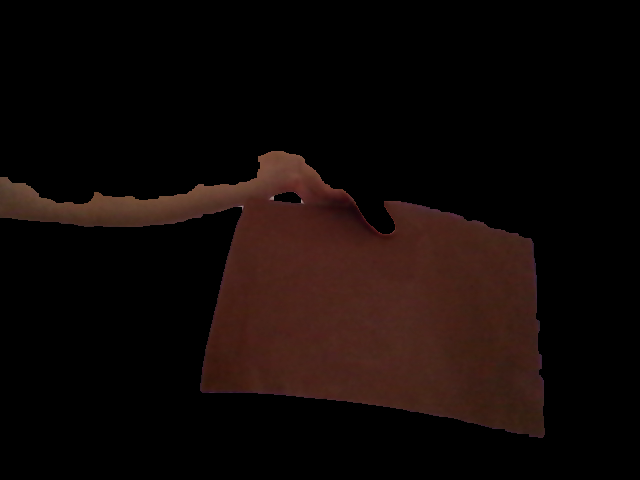
#> input picture images/mascara_marrom.png, 640 x 480 px
$ python -i vision.py   (imports and definitions only)
#> lines starting #> are read from the running program, lines starting #| are printed output that depends on the picture; after the words box and inside, x2 and y2 are one past the last pixel; in counts of white or black regions, pixels touching at a corner belong together
#> further down, picture is the input picture: shape (480, 640, 3); mean B, G, R 6.8, 8.9, 17.1
import cv2
import numpy as np
import os
import sys
import time
from skimage.measure import label, regionprops
import settings as s

# adiciona automaticamente a pasta pai ao PYTHONPATH
sys.path.append(os.path.dirname(os.path.abspath(__file__)))
sys.path.append(os.path.dirname(os.path.dirname(os.path.abspath(__file__))))

# --- CONFIGURAÇÕES GLOBAIS --- #
MORPHOLOGY_KERNEL = s.MORPHOLOGY_KERNEL
BLUR_KERNEL = s.BLUR_KERNEL

# Thresholds específicos por cor
THRESHOLD_PIXELS = s.THRESHOLD_PIXELS   # Azul, Vermelho, Amarelo
THRESHOLD_ORANGE = s.THRESHOLD_ORANGE   # Laranja
THRESHOLD_BLACK  = s.THRESHOLD_BLACK    # Preto
THRESHOLD_BROWN  = s.THRESHOLD_BROWN    # Marrom

# Define o tamanho mínimo de um "blob" para ser considerado objeto.
AREA_MINIMA_RUIDO = s.AREA_MINIMA_RUIDO

# Thresholds para remoção de CC's
THRESHOLD_AREA_MIN_REMOVE_CC = s.THRESHOLD_AREA_MIN_REMOVE_CC
THRESHOLD_AREA_MAX_REMOVE_CC = s.THRESHOLD_AREA_MAX_REMOVE_CC

# --- Ranges HSV --- #
ranges = s.RANGES


def abertura(mascara):
    """Remove ruídos pequenos (pontos brancos isolados)."""
    return cv2.morphologyEx(mascara, cv2.MORPH_OPEN, MORPHOLOGY_KERNEL)

def fechamento(mascara):
    """Fecha buracos pretos dentro do objeto."""
    return cv2.morphologyEx(mascara, cv2.MORPH_CLOSE, MORPHOLOGY_KERNEL)

def remove_componentes_por_area(
    binary_mask,
    min_area=None,
    max_area=None,
    connectivity=2
):
    """
    Remove componentes conexos de acordo com a área.
    """
    # Garante binário 0/1
    binary_mask = (binary_mask > 0).astype(np.uint8)

    labeled = label(binary_mask, connectivity=connectivity)
    output = np.zeros_like(binary_mask)

    for region in regionprops(labeled):
        area = region.area

        if min_area is not None and area < min_area:
            continue
        if max_area is not None and area > max_area:
            continue

        output[labeled == region.label] = 1

    return output

def processar_mascara_completa(mascara, EhPraFazerAbertura=True):
    """
    Pipeline de limpeza atualizado com remove_componentes_por_area
    """
    # Abertura
    if EhPraFazerAbertura:
        m = abertura(mascara)
    else:
        m = mascara

    # Filtragem por Área
    m = remove_componentes_por_area(
        m,
        min_area=THRESHOLD_AREA_MIN_REMOVE_CC,
        max_area=THRESHOLD_AREA_MAX_REMOVE_CC
    )

    # CONVERSÃO IMPORTANTE (garantir uint8)
    m = m * 255
    m = m.astype(np.uint8)

    # Fechamento
    m = fechamento(m)

    return m

# [49 lines left out: function criar_mosaico, not called in this run]

def detectar_cor_e_retornar_mascaras(frame):
    mascaras = {}
    comando_final = None

    # --- PRÉ-PROCESSAMENTO (BLUR) --- #
    frame_blurred = cv2.medianBlur(frame, BLUR_KERNEL)

    # CLAHE e HSV
    hsv = cv2.cvtColor(frame_blurred, cv2.COLOR_BGR2HSV)
#> hsv: shape (480, 640, 3); mean H, S, V 2, 37.4, 17.1

    h, s, v = cv2.split(hsv)
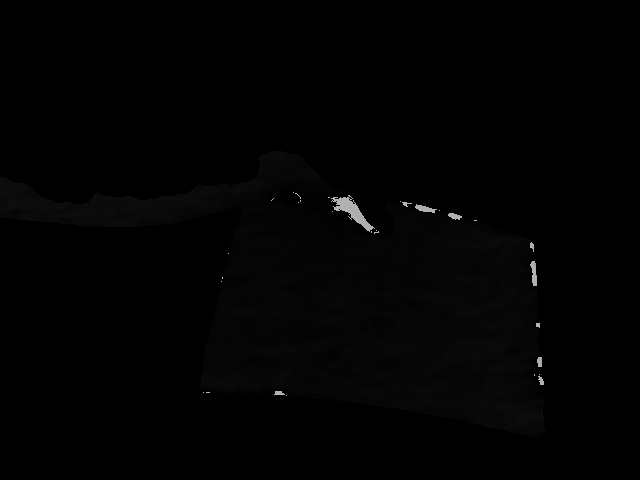
#> h: shape (480, 640); min 0, max 179, mean 2
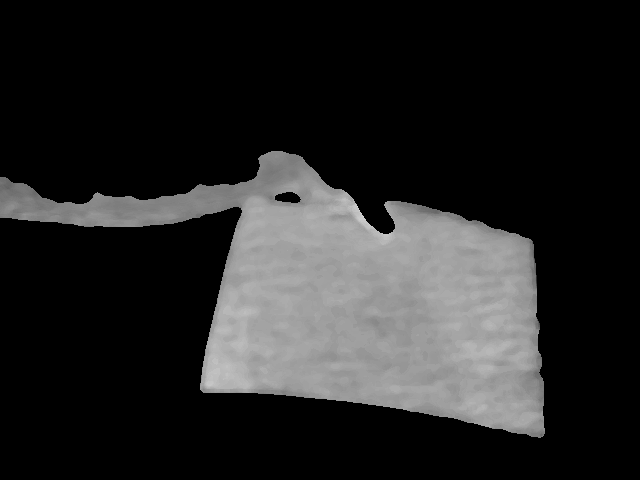
#> s: shape (480, 640); min 0, max 227, mean 37.4
    clahe = cv2.createCLAHE(clipLimit=3.0, tileGridSize=(8, 8))
    v = clahe.apply(v)
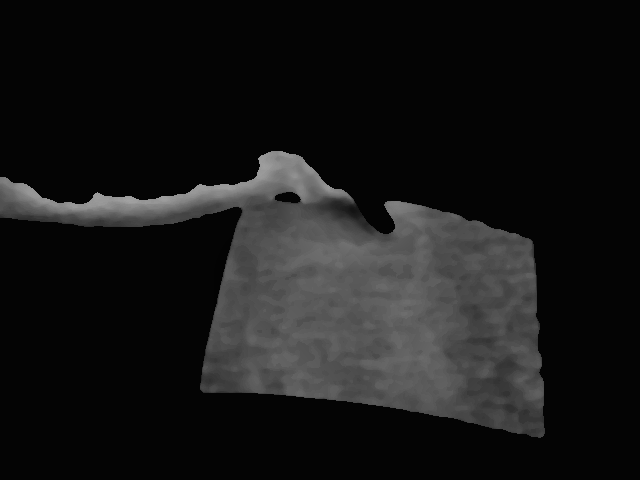
#> v: shape (480, 640); min 3, max 162, mean 23.7
    hsv = cv2.merge([h, s, v])
#> hsv: shape (480, 640, 3); mean H, S, V 2, 37.4, 23.7

    # --- CÁLCULO DAS MÁSCARAS --- #

    # 1⁰) Máscaras Independentes
    for cor in ["Blue", "Red", "Yellow"]:
        low, high = ranges[cor]
        m = cv2.inRange(hsv, low, high)
        mascaras[cor] = processar_mascara_completa(m)
#> this loop made 3 passes
#> pass 2, in processar_mascara_completa (call 2), `m = abertura(mascara)`:
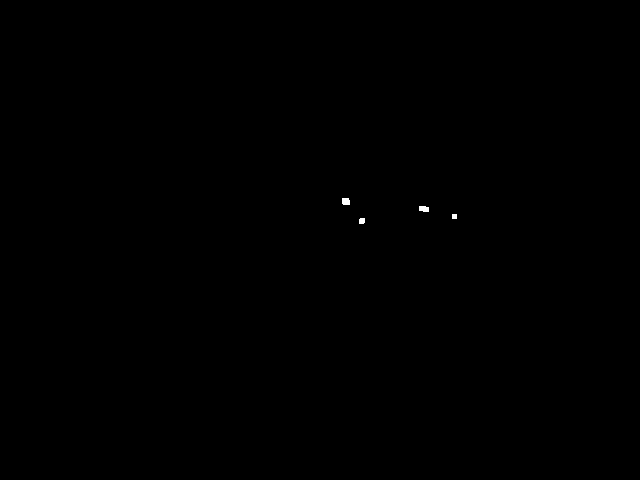
#> m: shape (480, 640); 0.05% white; 4 white regions, box (x1, y1, x2, y2) and area: (342, 198, 350, 205) 53, (419, 206, 429, 212) 53, (359, 218, 365, 224) 34, (452, 214, 457, 219) 25
#> after the loop, mascaras = 3 items

    # 2⁰) Black
    low_k, high_k = ranges["Black"]
    mask_black = cv2.inRange(hsv, low_k, high_k)
#> mask_black: shape (480, 640); 85.5% white; 43 black regions (19 under 20 px), largest, box (x1, y1, x2, y2) and area: (241, 201, 464, 412) 32259, (0, 151, 353, 219) 8027, (212, 256, 248, 345) 1014
    mascaras["Black"] = processar_mascara_completa(mask_black, EhPraFazerAbertura=False) # OBS.: coloque False se houver muitos objetos (sobretudo objetos menores)
#> call 4 of remove_componentes_por_area, with min_area = 30000, connectivity = 2
#> in remove_componentes_por_area (call 4), `labeled = label(binary_mask, connectivity=connectivity)`:
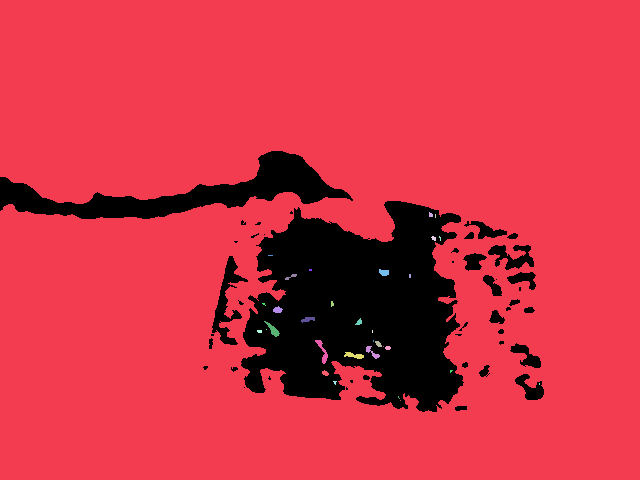
#> labeled: shape (480, 640) int64; 33 distinct labels, from 0 to 32; one colour per label, 0 black
#> the loop in remove_componentes_por_area (call 4), `for region in regionprops(labeled):` made 32 passes
#> area on passes 1, 8, 9, 13, 14, 15, 16, 20, 22, 23, 25, 26: 262014, 54, 29, 48, 53, 28, 88, 102, 28, 65, 20, 81
#> after the loop in remove_componentes_por_area (call 4), `for region in regionprops(labeled):`:
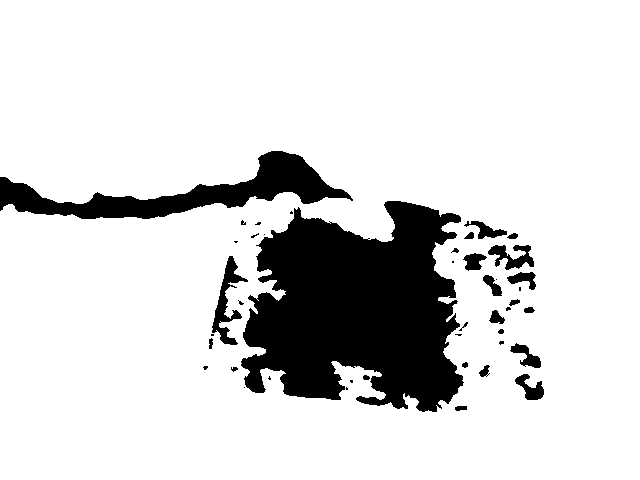
#> output: shape (480, 640); values 0 (black) and 1 (white), 85.3% white; 43 black regions (19 under 20 px), largest, box (x1, y1, x2, y2) and area: (241, 201, 464, 412) 33005, (0, 151, 353, 219) 8027, (212, 256, 248, 345) 1014
#> in fechamento (call 4), `return cv2.morphologyEx(mascara, cv2.MORPH_CLOSE, MORPHOLOGY_KERNEL)`: returned value: shape (480, 640); 85.8% white; 21 black regions, largest, box (x1, y1, x2, y2) and area: (242, 201, 463, 412) 32644, (0, 151, 348, 219) 7986, (213, 258, 241, 345) 838
                                                                                         # background no cenário de cor MARROM (já que subtraímos do preto a máscara do marrom,
                                                                                         # no geral False não muda muito, mude també o threshold de pixels para se detectar o preto
                                                                                         # (aumentar)) se o ambiente de captura for "limpo", então por via das dúvidas False

    # 3⁰) Brown
    low_b, high_b = ranges["Brown"]
    mask_brown = cv2.inRange(hsv, low_b, high_b)
#> mask_brown: shape (480, 640); 22.5% white; 5 white regions (4 under 20 px), largest, box (x1, y1, x2, y2) and area: (0, 165, 545, 438) 69232

    if "Red" in mascaras:
        mask_brown = cv2.subtract(mask_brown, mascaras["Red"])
    if "Blue" in mascaras:
        mask_brown = cv2.subtract(mask_brown, mascaras["Blue"])
    if "Yellow" in mascaras:
        mask_brown = cv2.subtract(mask_brown, mascaras["Yellow"])

    mascaras["Brown"] = processar_mascara_completa(mask_brown, EhPraFazerAbertura=True)  # OBS.: coloque False se houver muitos objetos (sobretudo objetos menores)
#> in abertura (call 4), `return cv2.morphologyEx(mascara, cv2.MORPH_OPEN, MORPHOLOGY_KERNEL)`:
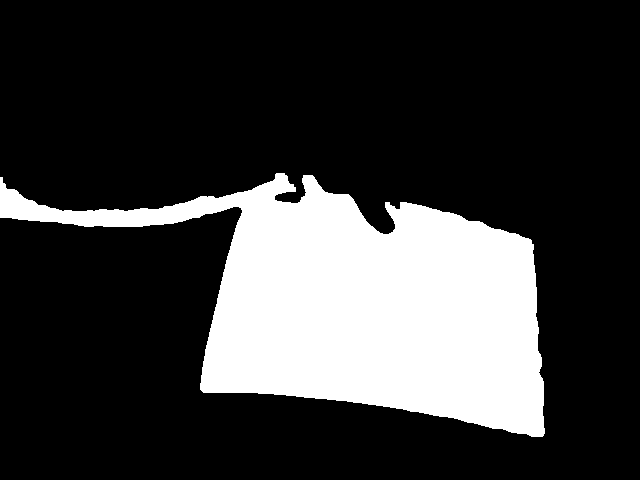
#> returned value: shape (480, 640); 22.5% white; 1 white region, box (x1, y1, x2, y2) and area: (0, 173, 545, 437) 69049
#> in fechamento (call 5), `return cv2.morphologyEx(mascara, cv2.MORPH_CLOSE, MORPHOLOGY_KERNEL)`: returned value: shape (480, 640); 22.5% white; 1 white region, box (x1, y1, x2, y2) and area: (0, 173, 545, 437) 69083
                                                                                         # background no cenário de cor PRETA (já que subtraímos do marrom a máscara do preto,
                                                                                         # no geral False não muda muito, mude també o threshold de pixels para se detectar o preto
                                                                                         # (aumentar)) se o ambiente de captura for "limpo", então por via das dúvidas False

    # Subtrai Brown do Black
    if "Black" in mascaras:
        mascaras["Black"] = cv2.subtract(mascaras["Black"], mascaras["Brown"])

    # 4⁰) Orange
    low_o, high_o = ranges["Orange"]
    mask_orange = cv2.inRange(hsv, low_o, high_o)
#> mask_orange: shape (480, 640); 0% white in thin lines or dots, all inside (x1, y1, x2, y2) = (387, 211, 388, 212)
    if "Red" in mascaras:
        mask_orange = cv2.subtract(mask_orange, mascaras["Red"])
    if "Yellow" in mascaras:
        mask_orange = cv2.subtract(mask_orange, mascaras["Yellow"])
    if "Blue" in mascaras:
        mask_orange = cv2.subtract(mask_orange, mascaras["Blue"])

    mascaras["Orange"] = processar_mascara_completa(mask_orange)

    # --- LÓGICA DE DECISÃO --- #
    prioridade_verificacao = ["Blue", "Yellow", "Red", "Orange", "Black", "Brown"] # Da cor mais confiável para menos confiável (via empírica)

    for cor in prioridade_verificacao:
        qtd = cv2.countNonZero(mascaras[cor])

        if cor == "Orange":
            limite = THRESHOLD_ORANGE
        elif cor == "Brown":
            limite = THRESHOLD_BROWN
        elif cor == "Black":
            limite = THRESHOLD_BLACK
        else:
            limite = THRESHOLD_PIXELS

        if qtd > limite:
            comando_final = cor
            break
#> this loop made 5 passes
#> qtd on passes 1 to 5: 0, 0, 0, 0, 233794

    return comando_final, mascaras

# [72 lines left out: function start_vision_loop, not called in this run]

>>> import cv2
>>> picture = cv2.imread('images/mascara_marrom.png')
>>> result = detectar_cor_e_retornar_mascaras(picture)

$ run again, on images/mascara_preto.png
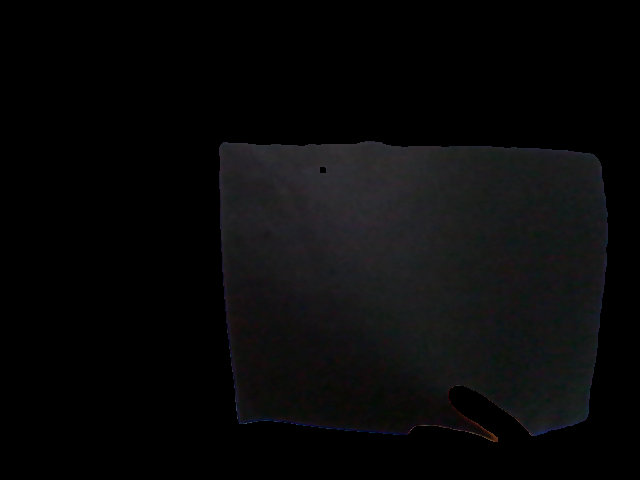
#> input picture images/mascara_preto.png, 640 x 480 px
#> picture is the input picture: shape (480, 640, 3); mean B, G, R 9.1, 8.6, 8.6
#> the loop in detectar_cor_e_retornar_mascaras, `for cor in ["Blue", "Red", "Yellow"]:` made 3 passes
#> pass 1, in detectar_cor_e_retornar_mascaras, `m = cv2.inRange(hsv, low, high)`:
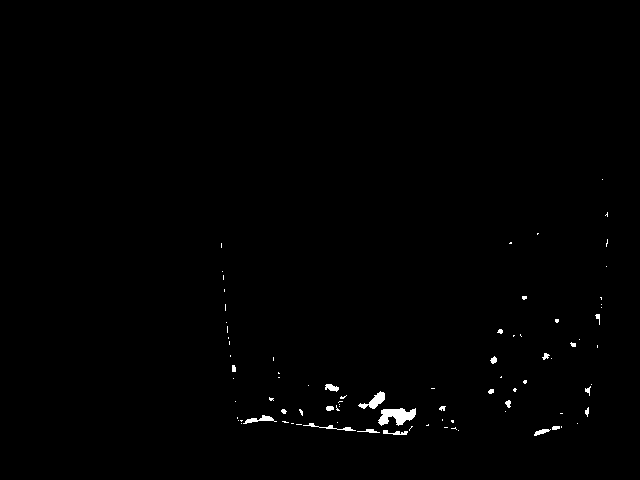
#> m: shape (480, 640); 0.57% white; 85 white regions (63 under 20 px), largest, box (x1, y1, x2, y2) and area: (378, 408, 416, 426) 426, (358, 391, 385, 409) 202, (243, 415, 277, 424) 120
#> after the loop in detectar_cor_e_retornar_mascaras, `for cor in ["Blue", "Red", "Yellow"]:`: mascaras = 3 items
#> mask_black: shape (480, 640); 99.7% white; 11 black regions (4 under 20 px), largest, box (x1, y1, x2, y2) and area: (294, 165, 344, 187) 538, (251, 145, 273, 154) 128, (318, 187, 338, 193) 61
#> mask_brown: shape (480, 640); 0.99% white; 109 white regions (83 under 20 px), largest, box (x1, y1, x2, y2) and area: (357, 393, 497, 442) 921, (378, 405, 416, 429) 476, (356, 391, 385, 415) 248
#> in abertura (call 4), `return cv2.morphologyEx(mascara, cv2.MORPH_OPEN, MORPHOLOGY_KERNEL)`:
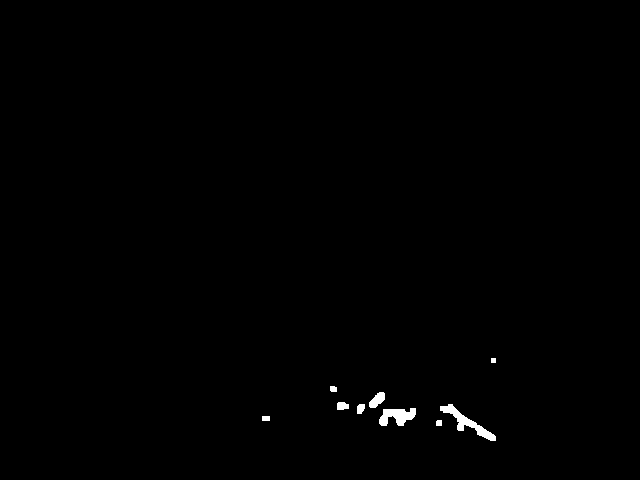
#> returned value: shape (480, 640); 0.46% white; 9 white regions, largest, box (x1, y1, x2, y2) and area: (440, 404, 496, 441) 523, (379, 408, 416, 426) 433, (369, 392, 385, 408) 160
#> labeled: shape (480, 640) int64; 10 distinct labels, from 0 to 9
#> mask_orange: shape (480, 640); 0% white in thin lines or dots, all inside (x1, y1, x2, y2) = (493, 437, 497, 440)
#> labeled: shape (480, 640) int64; every value is 0
#> the loop in detectar_cor_e_retornar_mascaras, `for cor in prioridade_verificacao:` made 5 passes
#> qtd on passes 1 to 5: 0, 0, 0, 0, 306568
